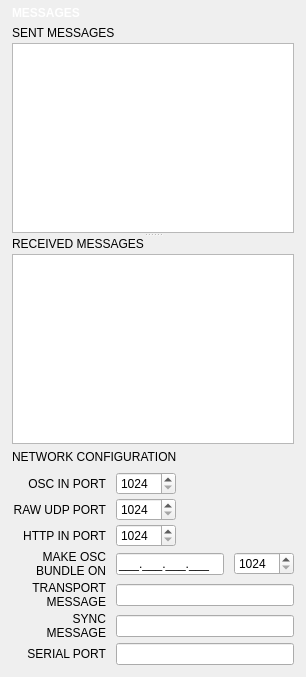
        <widget class="QWidget" name="tabOSC">
         <attribute name="icon">
          <iconset resource="IanniX.qrc">
           <normaloff>:/general/res_icon_inspector_osc.png</normaloff>:/general/res_icon_inspector_osc.png</iconset>
         </attribute>
         <attribute name="title">
          <string/>
         </attribute>
         <layout class="QVBoxLayout" name="verticalLayout_5">
          <property name="leftMargin">
           <number>12</number>
          </property>
          <property name="topMargin">
           <number>6</number>
          </property>
          <property name="rightMargin">
           <number>12</number>
          </property>
          <property name="bottomMargin">
           <number>12</number>
          </property>
          <item>
           <widget class="QLabel" name="oscLabel">
            <property name="styleSheet">
             <string notr="true">	color: white;
	font: 12px;
	font: bold;
</string>
            </property>
            <property name="text">
             <string>MESSAGES</string>
            </property>
           </widget>
          </item>
          <item>
           <widget class="QSplitter" name="splitter">
            <property name="orientation">
             <enum>Qt::Vertical</enum>
            </property>
            <widget class="QWidget" name="layoutWidget6">
             <layout class="QVBoxLayout" name="verticalLayout_4">
              <property name="spacing">
               <number>3</number>
              </property>
              <item>
               <widget class="QLabel" name="oscSendListLabel">
                <property name="text">
                 <string>SENT MESSAGES</string>
                </property>
               </widget>
              </item>
              <item>
               <widget class="QPlainTextEdit" name="oscSendText">
                <property name="sizePolicy">
                 <sizepolicy hsizetype="Expanding" vsizetype="Preferred">
                  <horstretch>0</horstretch>
                  <verstretch>0</verstretch>
                 </sizepolicy>
                </property>
                <property name="styleSheet">
                 <string notr="true">font: 11px &quot;Lucida Console&quot;, &quot;Monaco&quot;;</string>
                </property>
                <property name="lineWrapMode">
                 <enum>QPlainTextEdit::NoWrap</enum>
                </property>
                <property name="plainText">
                 <string/>
                </property>
               </widget>
              </item>
             </layout>
            </widget>
            <widget class="QWidget" name="layoutWidget7">
             <layout class="QVBoxLayout" name="verticalLayout_3">
              <property name="spacing">
               <number>3</number>
              </property>
              <item>
               <widget class="QLabel" name="oscReceiveListLabel">
                <property name="text">
                 <string>RECEIVED MESSAGES</string>
                </property>
               </widget>
              </item>
              <item>
               <widget class="QPlainTextEdit" name="oscReceiveText">
                <property name="sizePolicy">
                 <sizepolicy hsizetype="Expanding" vsizetype="Preferred">
                  <horstretch>0</horstretch>
                  <verstretch>0</verstretch>
                 </sizepolicy>
                </property>
                <property name="styleSheet">
                 <string notr="true">font: 11px &quot;Lucida Console&quot;, &quot;Monaco&quot;;</string>
                </property>
                <property name="lineWrapMode">
                 <enum>QPlainTextEdit::NoWrap</enum>
                </property>
                <property name="plainText">
                 <string/>
                </property>
               </widget>
              </item>
             </layout>
            </widget>
           </widget>
          </item>
          <item>
           <layout class="QVBoxLayout" name="verticalLayout_2">
            <property name="spacing">
             <number>3</number>
            </property>
            <item>
             <widget class="QLabel" name="oscReceiveListLabel_2">
              <property name="text">
               <string>NETWORK CONFIGURATION</string>
              </property>
             </widget>
            </item>
            <item>
             <layout class="QGridLayout" name="gridLayout">
              <property name="topMargin">
               <number>5</number>
              </property>
              <property name="horizontalSpacing">
               <number>10</number>
              </property>
              <item row="0" column="0">
               <widget class="QLabel" name="oscInPortLabel">
                <property name="text">
                 <string>OSC IN PORT</string>
                </property>
                <property name="alignment">
                 <set>Qt::AlignRight|Qt::AlignTrailing|Qt::AlignVCenter</set>
                </property>
               </widget>
              </item>
              <item row="0" column="1">
               <widget class="QSpinBox" name="oscInPortSpin">
                <property name="maximumSize">
                 <size>
                  <width>60</width>
                  <height>16777215</height>
                 </size>
                </property>
                <property name="toolTip">
                 <string/>
                </property>
                <property name="styleSheet">
                 <string notr="true"/>
                </property>
                <property name="minimum">
                 <number>1024</number>
                </property>
                <property name="maximum">
                 <number>65535</number>
                </property>
               </widget>
              </item>
              <item row="1" column="0">
               <widget class="QLabel" name="udpInPortLabel">
                <property name="text">
                 <string>RAW UDP PORT</string>
                </property>
                <property name="alignment">
                 <set>Qt::AlignRight|Qt::AlignTrailing|Qt::AlignVCenter</set>
                </property>
               </widget>
              </item>
              <item row="6" column="0">
               <widget class="QLabel" name="serialInPortLabel">
                <property name="text">
                 <string>SERIAL PORT</string>
                </property>
                <property name="alignment">
                 <set>Qt::AlignRight|Qt::AlignTrailing|Qt::AlignVCenter</set>
                </property>
               </widget>
              </item>
              <item row="4" column="0">
               <widget class="QLabel" name="transportMessageLabel">
                <property name="text">
                 <string>TRANSPORT
MESSAGE</string>
                </property>
                <property name="alignment">
                 <set>Qt::AlignRight|Qt::AlignTrailing|Qt::AlignVCenter</set>
                </property>
               </widget>
              </item>
              <item row="1" column="1">
               <widget class="QSpinBox" name="udpInPortSpin">
                <property name="maximumSize">
                 <size>
                  <width>60</width>
                  <height>16777215</height>
                 </size>
                </property>
                <property name="minimum">
                 <number>1024</number>
                </property>
                <property name="maximum">
                 <number>65535</number>
                </property>
               </widget>
              </item>
              <item row="6" column="1" colspan="2">
               <widget class="QLineEdit" name="serialInPortEdit">
                <property name="styleSheet">
                 <string notr="true"/>
                </property>
               </widget>
              </item>
              <item row="5" column="0">
               <widget class="QLabel" name="syncMessageLabel">
                <property name="text">
                 <string>SYNC
MESSAGE</string>
                </property>
                <property name="alignment">
                 <set>Qt::AlignRight|Qt::AlignTrailing|Qt::AlignVCenter</set>
                </property>
               </widget>
              </item>
              <item row="5" column="1" colspan="2">
               <widget class="QLineEdit" name="syncMessageEdit">
                <property name="styleSheet">
                 <string notr="true"/>
                </property>
                <property name="text">
                 <string/>
                </property>
               </widget>
              </item>
              <item row="3" column="0">
               <widget class="QLabel" name="bundleMessageLabel">
                <property name="text">
                 <string>MAKE OSC
BUNDLE ON</string>
                </property>
                <property name="alignment">
                 <set>Qt::AlignRight|Qt::AlignTrailing|Qt::AlignVCenter</set>
                </property>
               </widget>
              </item>
              <item row="3" column="1">
               <widget class="QLineEdit" name="bundleMessageEdit">
                <property name="styleSheet">
                 <string notr="true"/>
                </property>
                <property name="inputMask">
                 <string notr="true">000.000.000.000;_</string>
                </property>
                <property name="text">
                 <string notr="true">...</string>
                </property>
               </widget>
              </item>
              <item row="3" column="2">
               <widget class="QSpinBox" name="bundleMessagePort">
                <property name="maximumSize">
                 <size>
                  <width>60</width>
                  <height>16777215</height>
                 </size>
                </property>
                <property name="minimum">
                 <number>1024</number>
                </property>
                <property name="maximum">
                 <number>65535</number>
                </property>
               </widget>
              </item>
              <item row="2" column="0">
               <widget class="QLabel" name="httpInPortLabel">
                <property name="text">
                 <string>HTTP IN PORT</string>
                </property>
                <property name="alignment">
                 <set>Qt::AlignRight|Qt::AlignTrailing|Qt::AlignVCenter</set>
                </property>
               </widget>
              </item>
              <item row="2" column="1">
               <widget class="QSpinBox" name="httpInPortSpin">
                <property name="maximumSize">
                 <size>
                  <width>60</width>
                  <height>16777215</height>
                 </size>
                </property>
                <property name="minimum">
                 <number>1024</number>
                </property>
                <property name="maximum">
                 <number>65535</number>
                </property>
               </widget>
              </item>
              <item row="4" column="1" colspan="2">
               <widget class="QLineEdit" name="transportMessageEdit">
                <property name="styleSheet">
                 <string notr="true"/>
                </property>
                <property name="text">
                 <string/>
                </property>
               </widget>
              </item>
             </layout>
            </item>
           </layout>
          </item>
         </layout>
        </widget>
